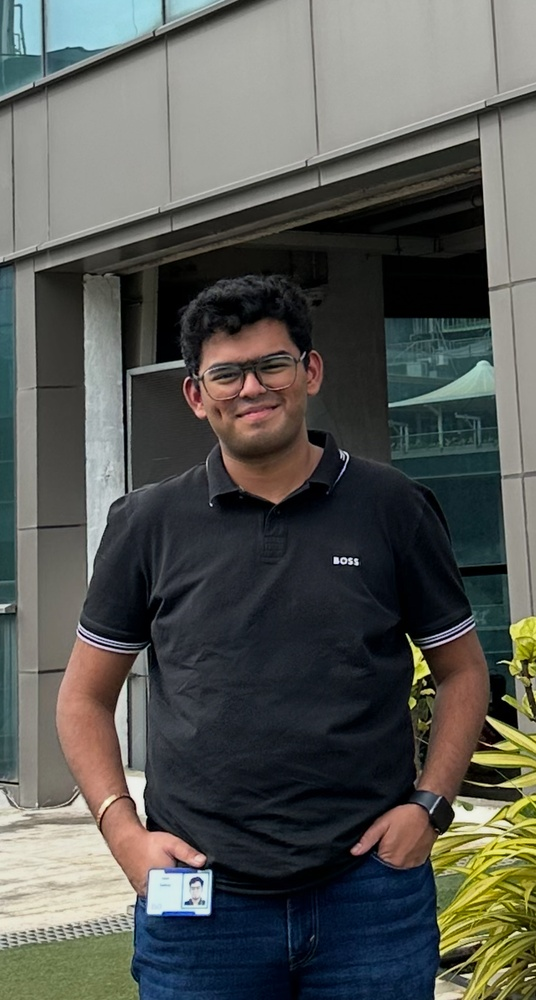
#> input picture dataset/SatvikCasualPic.jpeg, 536 x 1000 px, shrunk from 1179 x 2201 before the run
$ jupyter execute 02.ShapeAndRegionAnalysis.ipynb
#> lines starting #> are read from the running program, lines starting #| are printed output that depends on the picture; after the words box and inside, x2 and y2 are one past the last pixel; in counts of white or black regions, pixels touching at a corner belong together
# Shape and Region Analysis Using OpenCV
## 🎯 Objective
To demonstrate and analyze geometric and region-based shape processing techniques—covering binary analysis, labeling, skeletonization, deformable models, boundary descriptors, and region descriptors—using Python and OpenCV.

## 🧩 Topics Covered
| No. | Concept                                     | Technique / Function                       |
| :-- | :------------------------------------------ | :----------------------------------------- |
| 1   | Binary Shape Analysis & Connectedness       | Thresholding + `cv2.connectedComponents()` |
| 2   | Object Labeling & Counting                  | Connected component labeling               |
| 3   | Size Filtering                              | Area-based mask filtering                  |
| 4   | Distance Functions                          | `cv2.distanceTransform()`                  |
| 5   | Skeletons & Thinning                        | `skimage.morphology.skeletonize()`         |
| 6   | Deformable Shape Analysis / Active Contours | `skimage.segmentation.active_contour()`    |
| 7   | Boundary Tracking                           | `cv2.findContours()`                       |
| 8   | Shape Models / Recognition                  | Compare Hu Moments                         |
| 9   | Centroid & Profiles                         | Moments for centroid                       |
| 10  | Handling Occlusion                          | Detect overlapping regions                 |
| 11  | Boundary Length Measures                    | Perimeter of contour                       |
| 12  | Boundary Descriptors                        | Chain Code & Fourier Descriptors           |
| 13  | Region Descriptors                          | Area, Compactness                          |
| 14  | Moments                                     | `cv2.moments()`                            |

## 🔧 Requirements
``` bash
pip install opencv-python scikit-image numpy matplotlib
```

[cell 1]
import cv2
import numpy as np
import matplotlib.pyplot as plt
from skimage.morphology import skeletonize
from skimage.segmentation import active_contour
from skimage.draw import circle_perimeter
from skimage import measure

[cell 2]
# Load and threshold image
img = cv2.imread('dataset/SatvikCasualPic.jpeg', cv2.IMREAD_GRAYSCALE)
if img is None:
    raise ValueError("Please place an image named 'shapes.png' in the same folder!")

_, binary = cv2.threshold(img, 127, 255, cv2.THRESH_BINARY_INV)
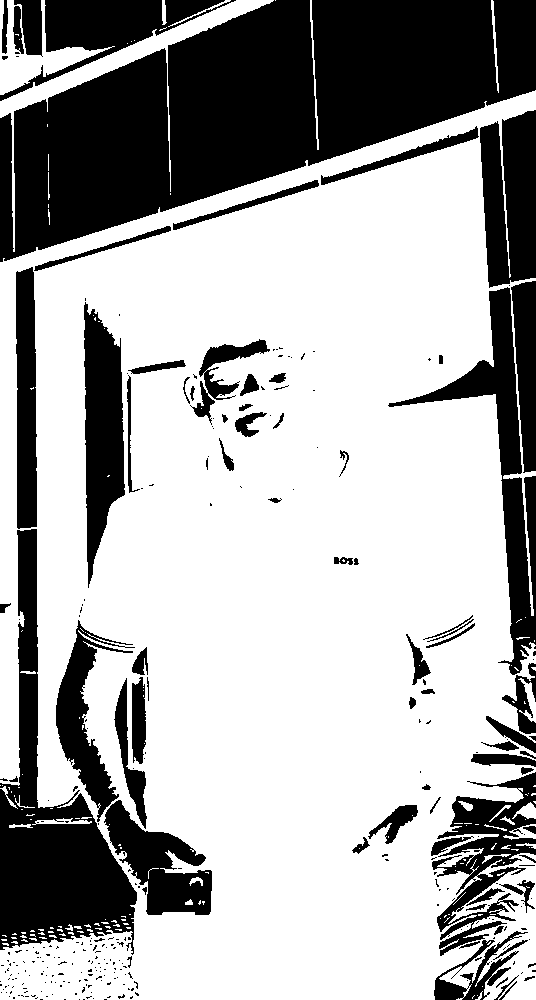
#> binary: shape (1000, 536); 67% white; 307 black regions (234 under 20 px), largest, box (x1, y1, x2, y2) and area: (0, 0, 536, 262) 77505, (0, 529, 137, 955) 20651, (388, 287, 536, 675) 10353

plt.figure(figsize=(14, 10))
plt.subplot(3, 4, 1)
plt.imshow(binary, cmap='gray')
plt.title('Binary Image')
plt.axis('off')

[cell 3]
# 1️⃣ Connected Components & Labeling
num_labels, labels = cv2.connectedComponents(binary)
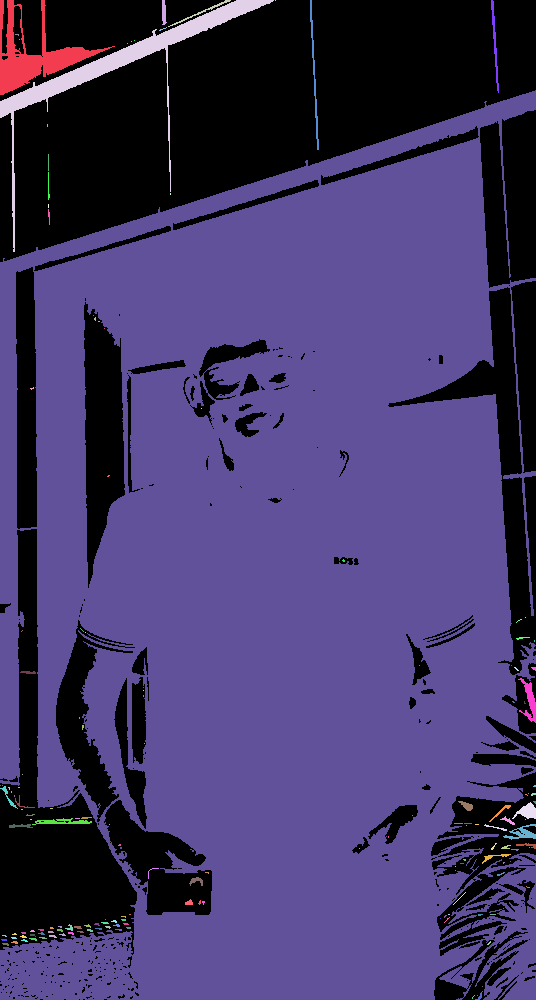
#> labels: shape (1000, 536) int32; 162 distinct labels, from 0 to 161; one colour per label, 0 black
#> num_labels = 162
plt.subplot(3, 4, 2)
plt.imshow(labels, cmap='nipy_spectral')
plt.title(f'Labeled Objects: {num_labels-1}')
plt.axis('off')

[cell 4]
# 2️⃣ Size Filtering (remove small blobs)
areas = [np.sum(labels == i) for i in range(1, num_labels)]
#> areas = 161 values, max 347735 at index 13, min 1 at index 4, mean 2229.8
mask = np.zeros_like(binary)
for i, area in enumerate(areas, 1):
    if area > 300:  # keep larger regions
        mask[labels == i] = 255
#> this loop made 161 passes
#> area on passes 1 to 3: 3052, 92, 124
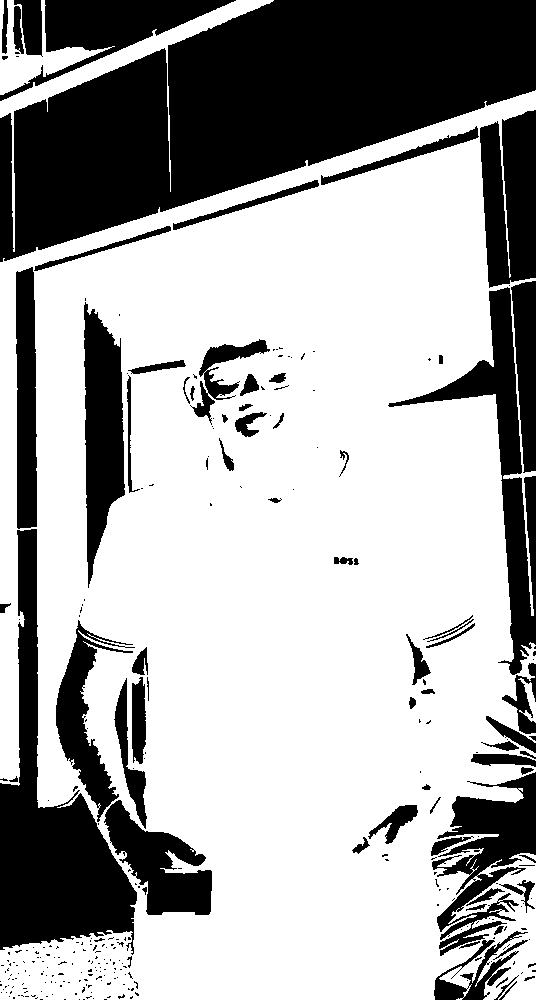
#> mask: shape (1000, 536); 66.4% white; 302 black regions (230 under 20 px), largest, box (x1, y1, x2, y2) and area: (0, 0, 536, 262) 78094, (0, 529, 137, 955) 21570, (388, 287, 536, 675) 10391
plt.subplot(3, 4, 3)
plt.imshow(mask, cmap='gray')
plt.title('After Size Filtering')
plt.axis('off')

[cell 5]
# 3️⃣ Distance Transform
dist = cv2.distanceTransform(mask, cv2.DIST_L2, 5)
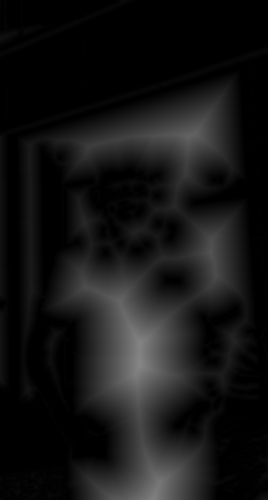
#> dist: shape (1000, 536) float32 (shown at 1/2 size); min 0, max 134.1, mean 20.9
plt.subplot(3, 4, 4)
plt.imshow(dist, cmap='jet')
plt.title('Distance Transform')
plt.axis('off')

[cell 6]
# 4️⃣ Skeletonization
skel = skeletonize(mask // 255)
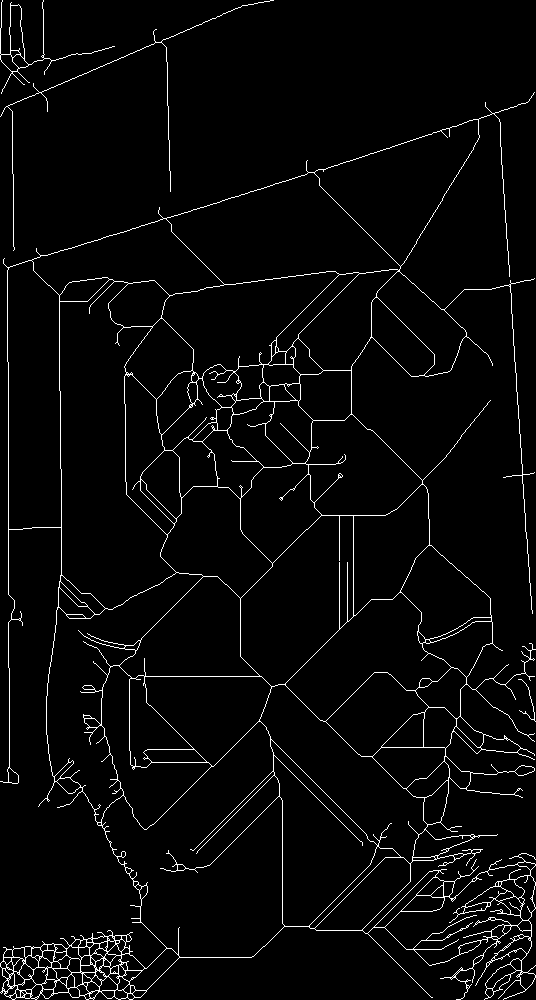
#> skel: shape (1000, 536) bool; 3.3% white in thin lines or dots
plt.subplot(3, 4, 5)
plt.imshow(skel, cmap='gray')
plt.title('Skeleton / Thinning')
plt.axis('off')

[cell 7]
# 5️⃣ Boundary Extraction
contours, _ = cv2.findContours(mask, cv2.RETR_EXTERNAL, cv2.CHAIN_APPROX_NONE)
#> contours = 4 contours; box (x1, y1, x2, y2) and area: (0, 90, 536, 1000) 383702, (0, 0, 274, 252) 4361, (0, 0, 115, 95) 3102, (518, 678, 536, 723) 234
boundary_img = cv2.cvtColor(img, cv2.COLOR_GRAY2BGR)
cv2.drawContours(boundary_img, contours, -1, (0, 255, 0), 2)
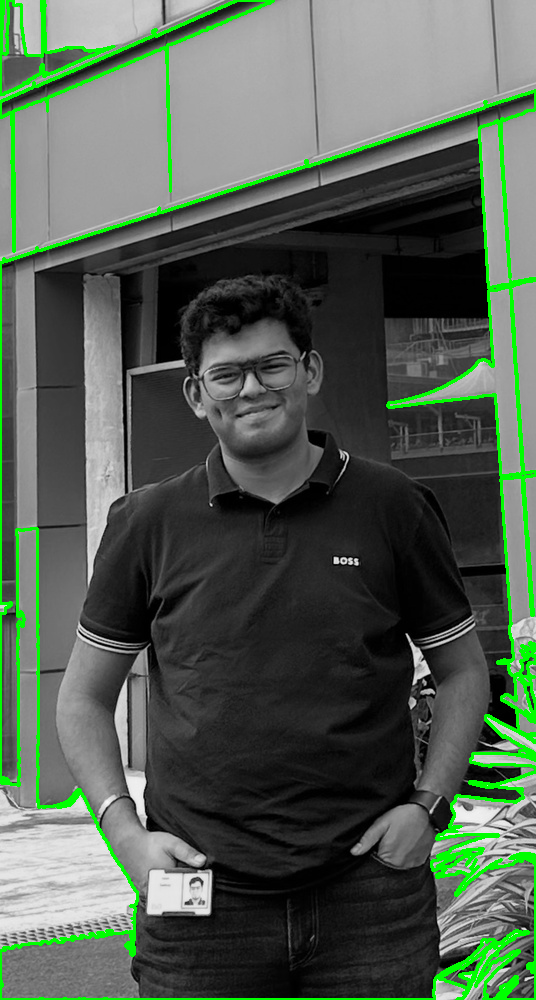
#> boundary_img: shape (1000, 536, 3); mean B, G, R 82, 94.2, 82
plt.subplot(3, 4, 6)
plt.imshow(boundary_img[..., ::-1])
plt.title('Boundary Tracking')
plt.axis('off')

[cell 8]
# 6️⃣ Shape Recognition using Hu Moments
moments = [cv2.HuMoments(cv2.moments(c)).flatten() for c in contours]
#> moments = [[0.632, 0.314, 0.0132, 0.00218, -1.12e-05, -0.00113, 3.47e-06], [0.196, 0.00877, 0.000187, 1.15e-05, -1.92e-10, -6.22e-07, 5e-10], [1.7, 2.4, 0.28, 0.103, 0.0134, -0.0478, 0.0112], [0.336, 0.00313, 0.0335, 0.00303, -2.31e-05, -6.38e-05, 2e-05]]
print("Hu Moments for shapes:\n", np.array(moments))
#| Hu Moments for shapes:
#|  [[ 6.31723296e-01  3.14460837e-01  1.32328827e-02  2.17808228e-03
#|   -1.11672762e-05 -1.12619264e-03  3.46787997e-06]
#|  [ 1.95583890e-01  8.76999155e-03  1.86632463e-04  1.15442395e-05
#|   -1.92226815e-10 -6.21711903e-07  5.00181861e-10]
#|  [ 1.70435678e+00  2.40397428e+00  2.79704074e-01  1.02833076e-01
#> (further printed lines are left out)

[cell 9]
# 7️⃣ Boundary Length & Centroid
for c in contours:
    perimeter = cv2.arcLength(c, True)
    M = cv2.moments(c)
    if M["m00"] != 0:
        cx, cy = int(M["m10"]/M["m00"]), int(M["m01"]/M["m00"])
        cv2.circle(boundary_img, (cx, cy), 5, (0, 0, 255), -1)
        print(f"Perimeter: {perimeter:.2f}, Centroid: ({cx},{cy})")
#> this loop made 4 passes
#> (perimeter, cx, cy) on passes 1 to 4: (152.7, 529, 700), (7577.3, 269, 580), (1272.7, 123, 61), (653.7, 30, 53)
#> (printed output is left out)
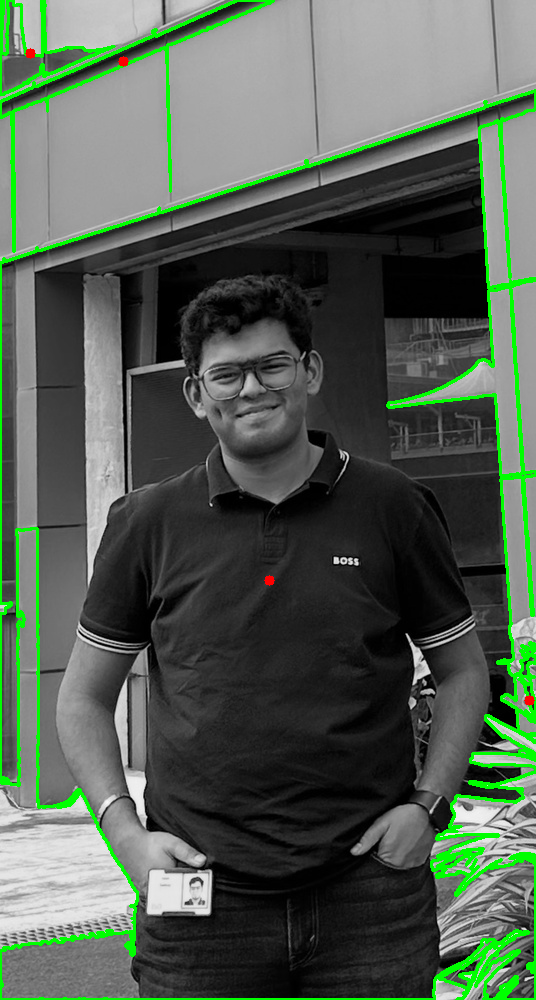
#> boundary_img: shape (1000, 536, 3); 0.06% of pixels changed, all inside (x1, y1, x2, y2) = (25, 48, 535, 706)

plt.subplot(3, 4, 7)
plt.imshow(boundary_img[..., ::-1])
plt.title('Centroid & Perimeter')
plt.axis('off')

[cell 10]
# 8️⃣ Fourier Descriptors (shape signature)
c = contours[0].squeeze()
#> c = 132 pairs, first value 518 to 535, second value 678 to 722
complex_pts = c[:, 0] + 1j * c[:, 1]
fourier_desc = np.fft.fft(complex_pts)
plt.subplot(3, 4, 8)
plt.plot(np.abs(fourier_desc[:50]))
plt.title('Fourier Descriptors')
plt.axis('off')
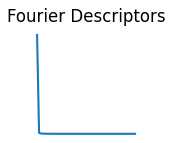
#> figure drawn by matplotlib, 1 panel

[cell 11]
# 9️⃣ Chain Code Representation
def chain_code(contour):
    code = []
    for i in range(len(contour) - 1):
        dx = contour[i+1][0][0] - contour[i][0][0]
        dy = contour[i+1][0][1] - contour[i][0][1]
        direction = (dx, dy)
        code.append(direction)
#> this loop made 131 passes
#> (dx, dy) on passes 1 to 8: (-1, 1), (-1, 0), (1, 0), (1, 0), (1, 1), (0, 1), (1, 1), (1, 1)
#> after the loop, code = 131 pairs, first value -1 to 1, second value -1 to 1
    return code[:20]  # first few
print("Sample Chain Code (dx, dy):", chain_code(contours[0]))
#| Sample Chain Code (dx, dy): [(-1, 1), (-1, 0), (1, 0), (1, 0), (1, 1), (0, 1), (1, 1), (1, 1), (1, 0), (1, 1), (-1, 1), (0, 1), (1, 1), (0, 1), (0, 1), (0, 1), (0, 1), (1, 1), (1, 1), (0, 1)]

[cell 12]
# 🔟 Region Descriptors (area, compactness)
for i, c in enumerate(contours):
    area = cv2.contourArea(c)
    perim = cv2.arcLength(c, True)
    compactness = (4 * np.pi * area) / (perim ** 2)
    print(f"Shape {i+1}: Area={area:.1f}, Compactness={compactness:.3f}")
#> this loop made 4 passes
#> (area, perim, compactness) on passes 1 to 4: (234, 152.7, 0.126), (383701.5, 7577.3, 0.084), (4361, 1272.7, 0.0338), (3102.5, 653.7, 0.0912)
#> (printed output is left out)

plt.tight_layout()
plt.show()

$ run again, with dataset/StereoLeft.png saved as dataset/SatvikCasualPic.jpeg
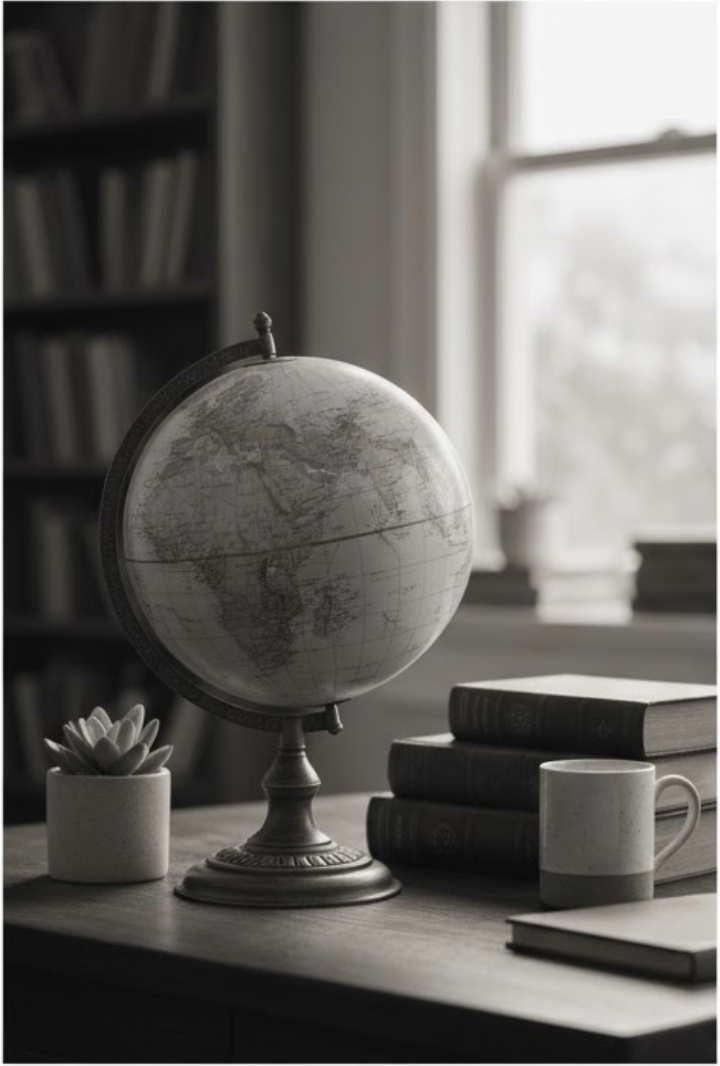
#> input picture dataset/StereoLeft.png, 720 x 1066 px
#> binary: shape (1066, 720); 68.6% white; 134 black regions (101 under 20 px), largest, box (x1, y1, x2, y2) and area: (0, 0, 720, 1066) 229644, (139, 752, 267, 893) 3762, (307, 791, 393, 868) 3596
#> `num_labels, labels = cv2.connectedComponents(binary)`:
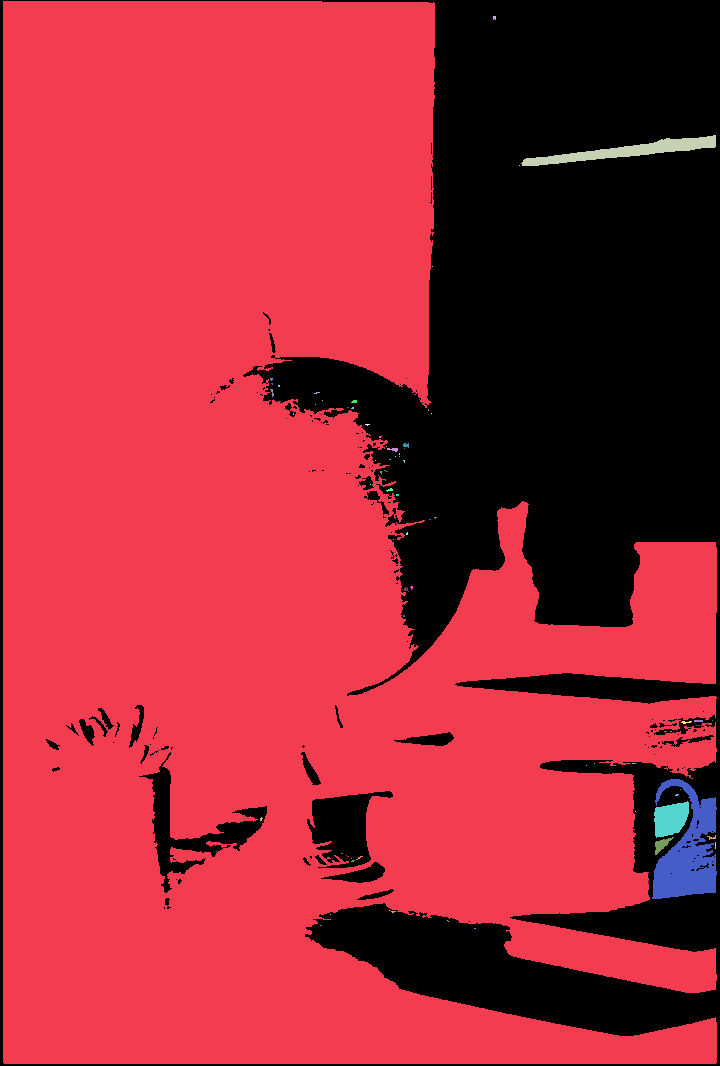
#> labels: shape (1066, 720) int32; 71 distinct labels, from 0 to 70; one colour per label, 0 black
#> num_labels = 71
#> areas = 70 values, max 519123 at index 0, min 1 at index 3, mean 7525.9
#> the loop `for i, area in enumerate(areas, 1):` made 70 passes
#> area on passes 1, 3, 21, 23, 51, 54, 58: 519123, 1985, 22, 28, 4261, 946, 143
#> skel: shape (1066, 720) bool; 1.9% white in thin lines or dots
#> contours = 4 contours; box (x1, y1, x2, y2) and area: (3, 1, 717, 1064) 526506, (652, 779, 717, 899) 4113, (521, 135, 716, 166) 1784, (654, 801, 689, 838) 888
#> moments = 4 items
#| Hu Moments for shapes:
#|  [[ 1.75964783e-01  3.54077150e-03  2.79725507e-04  7.21958556e-06
#|    3.13439675e-10  4.09476775e-07  8.37669669e-11]
#|  [ 3.08740090e-01  3.39879481e-02  8.73653833e-03  6.04059173e-03
#|    4.20111386e-05  8.92474541e-04  1.26773963e-05]
#|  [ 1.68947481e+00  2.82401869e+00  2.72860698e-01  2.65236068e-01
#> (further printed lines are left out)
#> the loop `for c in contours:` made 4 passes
#> (perimeter, cx, cy) on passes 1 to 4: (125.6, 670, 818), (538.8, 687, 852), (422.1, 628, 150), (7877.8, 272, 576)
#> (printed output is left out)
#> after the loop `for c in contours:`:
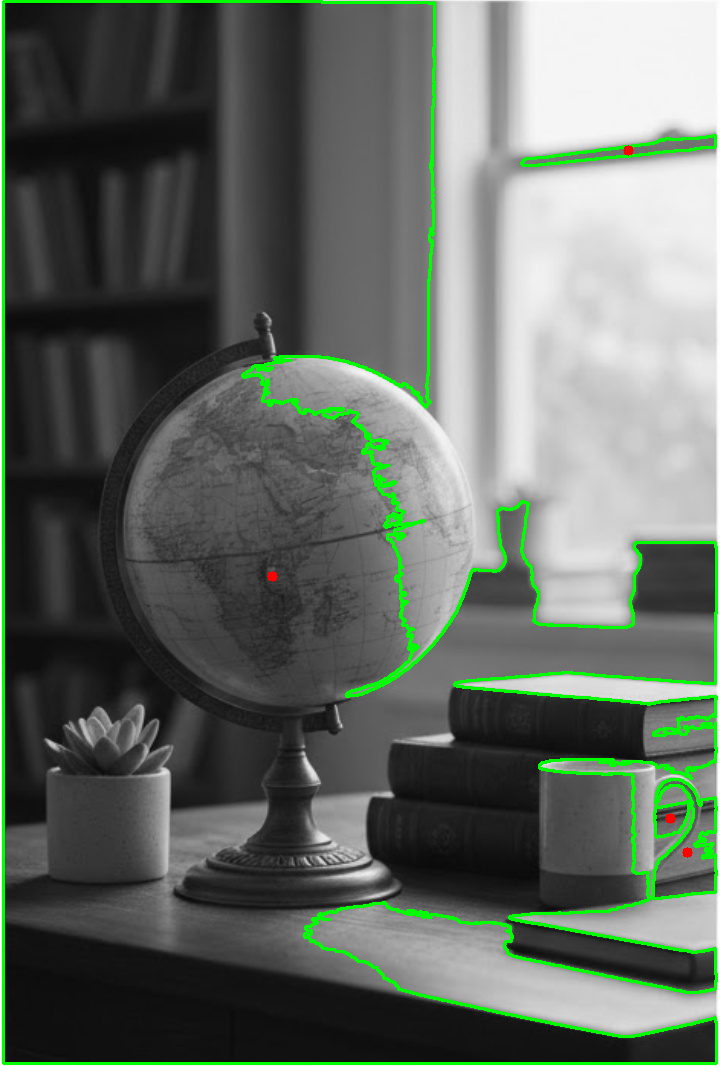
#> boundary_img: shape (1066, 720, 3); mean B, G, R 98.1, 107, 98.2
#> c = 114 pairs, first value 654 to 688, second value 801 to 837
#> the loop in chain_code, `for i in range(len(contour) - 1):` made 113 passes
#> (dx, dy) on passes 1 to 8: (-1, 1), (-1, 0), (-1, 0), (-1, 1), (-1, 0), (-1, 0), (-1, 0), (-1, 0)
#> after the loop in chain_code, `for i in range(len(contour) - 1):`: code = 113 pairs, first value -1 to 1, second value -1 to 1
#| Sample Chain Code (dx, dy): [(-1, 1), (-1, 0), (-1, 0), (-1, 1), (-1, 0), (-1, 0), (-1, 0), (-1, 0), (-1, 0), (-1, 0), (-1, 1), (-1, 0), (-1, 0), (-1, 0), (-1, 0), (-1, 1), (-1, 0), (-1, 0), (-1, 0), (-1, 0)]
#> the loop `for i, c in enumerate(contours):` made 4 passes
#> (area, perim, compactness) on passes 1 to 4: (888, 125.6, 0.707), (4113, 538.8, 0.178), (1783.5, 422.1, 0.126), (526506, 7877.8, 0.107)
#> (printed output is left out)
